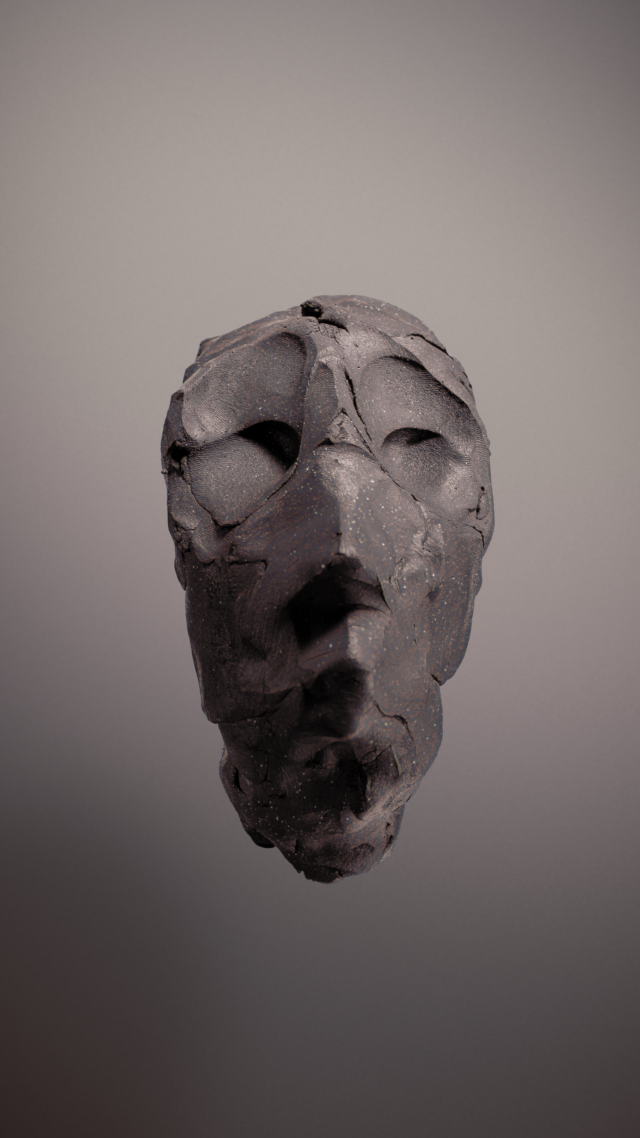
#> input picture images_optimized/EarthlyMarkers002_03fusionrender0175.jpg, 1920 x 3413 px (shown at 1/3 size)
$ python gen_placeholder.py
#> lines starting #> are read from the running program, lines starting #| are printed output that depends on the picture
from PIL import Image
import os

# Open the first frame
img = Image.open("images_optimized/EarthlyMarkers002_03fusionrender0175.jpg")
#> img is the input picture: PIL image 1920x3413 RGB; mean R, G, B 114.4, 105.6, 104.5

# Resize to small placeholder (25% size)
new_size = (int(img.width * 0.25), int(img.height * 0.25))
#> new_size = (480, 853)
img_small = img.resize(new_size, Image.Resampling.LANCZOS)
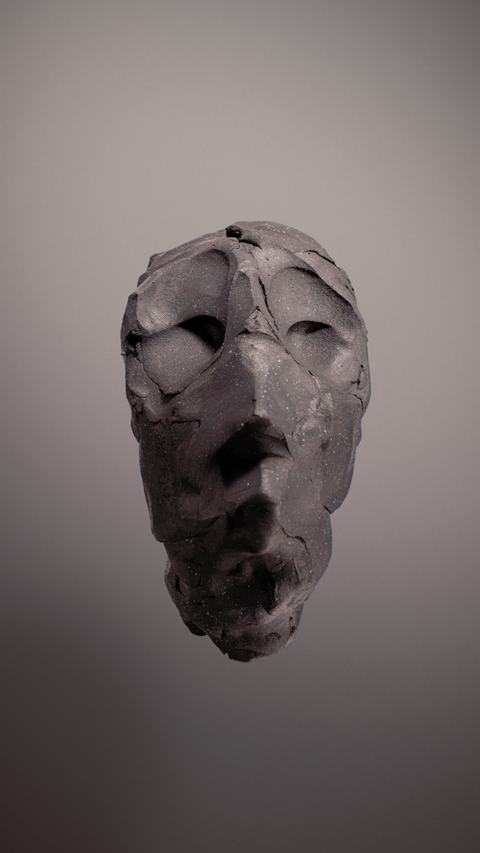
#> img_small: PIL image 480x853 RGB; mean R, G, B 114.4, 105.6, 104.5

# Save as placeholder.jpg with quality 55
img_small.save("placeholder.jpg", quality=55)

print(f"Created placeholder.jpg: {os.path.getsize('placeholder.jpg')} bytes")
